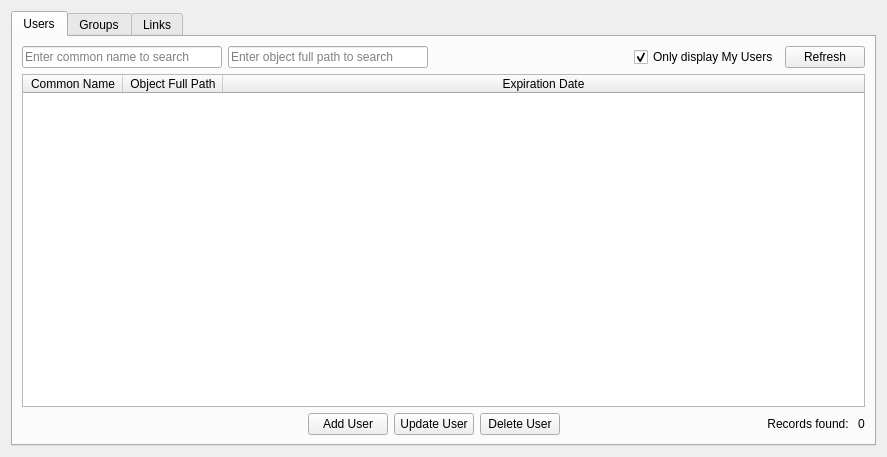
<?xml version="1.0" encoding="UTF-8"?>
<ui version="4.0">
 <class>BdapPage</class>
 <widget class="QWidget" name="BdapPage">
  <property name="geometry">
   <rect>
    <x>0</x>
    <y>0</y>
    <width>887</width>
    <height>457</height>
   </rect>
  </property>
  <property name="windowTitle">
   <string>Form</string>
  </property>
  <layout class="QHBoxLayout" name="horizontalLayout">
   <item>
    <widget class="QTabWidget" name="tabWidget">
     <property name="accessibleDescription">
      <string/>
     </property>
     <property name="styleSheet">
      <string notr="true">QTabWidget:tab-bar { alignment: left; }
QTabBar { alignment: left; }
</string>
     </property>
     <property name="currentIndex">
      <number>0</number>
     </property>
     <widget class="QWidget" name="tabUsers">
      <attribute name="title">
       <string>Users</string>
      </attribute>
      <layout class="QGridLayout" name="gridLayout">
       <item row="0" column="0">
        <layout class="QVBoxLayout" name="verticalLayout_2">
         <item>
          <layout class="QHBoxLayout" name="horizontalLayout_3">
           <item>
            <widget class="QLineEdit" name="lineEditUserCommonNameSearch">
             <property name="placeholderText">
              <string>Enter common name to search</string>
             </property>
            </widget>
           </item>
           <item>
            <widget class="QLineEdit" name="lineEditUserFullPathSearch">
             <property name="placeholderText">
              <string>Enter object full path to search</string>
             </property>
            </widget>
           </item>
           <item>
            <spacer name="horizontalSpacer">
             <property name="orientation">
              <enum>Qt::Horizontal</enum>
             </property>
             <property name="sizeHint" stdset="0">
              <size>
               <width>40</width>
               <height>20</height>
              </size>
             </property>
            </spacer>
           </item>
           <item>
            <widget class="QCheckBox" name="checkBoxMyUsers">
             <property name="toolTip">
              <string>Update and Delete transactions are available when this is checked</string>
             </property>
             <property name="text">
              <string>Only display My Users</string>
             </property>
             <property name="checked">
              <bool>true</bool>
             </property>
            </widget>
           </item>
           <item>
            <widget class="QPushButton" name="pushButton_All">
             <property name="sizePolicy">
              <sizepolicy hsizetype="Fixed" vsizetype="Fixed">
               <horstretch>0</horstretch>
               <verstretch>0</verstretch>
              </sizepolicy>
             </property>
             <property name="text">
              <string>Refresh</string>
             </property>
            </widget>
           </item>
          </layout>
         </item>
         <item>
          <widget class="QTableWidget" name="tableWidget_Users">
           <property name="editTriggers">
            <set>QAbstractItemView::NoEditTriggers</set>
           </property>
           <property name="selectionMode">
            <enum>QAbstractItemView::SingleSelection</enum>
           </property>
           <property name="selectionBehavior">
            <enum>QAbstractItemView::SelectRows</enum>
           </property>
           <attribute name="horizontalHeaderShowSortIndicator" stdset="0">
            <bool>true</bool>
           </attribute>
           <attribute name="horizontalHeaderStretchLastSection">
            <bool>true</bool>
           </attribute>
           <attribute name="verticalHeaderStretchLastSection">
            <bool>false</bool>
           </attribute>
           <column>
            <property name="text">
             <string>Common Name</string>
            </property>
           </column>
           <column>
            <property name="text">
             <string>Object Full Path</string>
            </property>
           </column>
           <column>
            <property name="text">
             <string>Expiration Date</string>
            </property>
           </column>
          </widget>
         </item>
         <item>
          <layout class="QHBoxLayout" name="horizontalLayout_4">
           <item>
            <spacer name="horizontalSpacer_2">
             <property name="orientation">
              <enum>Qt::Horizontal</enum>
             </property>
             <property name="sizeHint" stdset="0">
              <size>
               <width>40</width>
               <height>20</height>
              </size>
             </property>
            </spacer>
           </item>
           <item>
            <widget class="QPushButton" name="addUser">
             <property name="sizePolicy">
              <sizepolicy hsizetype="Fixed" vsizetype="Fixed">
               <horstretch>0</horstretch>
               <verstretch>0</verstretch>
              </sizepolicy>
             </property>
             <property name="toolTip">
              <string>Add a user</string>
             </property>
             <property name="text">
              <string>Add User</string>
             </property>
             <property name="icon">
              <iconset resource="../credit.qrc">
               <normaloff>:/icons/add</normaloff>:/icons/add</iconset>
             </property>
             <property name="autoDefault">
              <bool>false</bool>
             </property>
            </widget>
           </item>
           <item>
            <widget class="QPushButton" name="pushButtonUpdateUser">
             <property name="sizePolicy">
              <sizepolicy hsizetype="Fixed" vsizetype="Fixed">
               <horstretch>0</horstretch>
               <verstretch>0</verstretch>
              </sizepolicy>
             </property>
             <property name="text">
              <string>Update User</string>
             </property>
             <property name="icon">
              <iconset resource="../credit.qrc">
               <normaloff>:/icons/edit</normaloff>:/icons/edit</iconset>
             </property>
            </widget>
           </item>
           <item>
            <widget class="QPushButton" name="deleteUser">
             <property name="sizePolicy">
              <sizepolicy hsizetype="Fixed" vsizetype="Fixed">
               <horstretch>0</horstretch>
               <verstretch>0</verstretch>
              </sizepolicy>
             </property>
             <property name="toolTip">
              <string>Delete the currently selected user from the list</string>
             </property>
             <property name="text">
              <string>Delete User</string>
             </property>
             <property name="icon">
              <iconset resource="../credit.qrc">
               <normaloff>:/icons/remove</normaloff>:/icons/remove</iconset>
             </property>
             <property name="autoDefault">
              <bool>false</bool>
             </property>
            </widget>
           </item>
           <item>
            <widget class="QLabel" name="labelUserStatus">
             <property name="sizePolicy">
              <sizepolicy hsizetype="Expanding" vsizetype="Preferred">
               <horstretch>0</horstretch>
               <verstretch>0</verstretch>
              </sizepolicy>
             </property>
             <property name="text">
              <string>Records found: </string>
             </property>
             <property name="alignment">
              <set>Qt::AlignRight|Qt::AlignTrailing|Qt::AlignVCenter</set>
             </property>
            </widget>
           </item>
           <item>
            <widget class="QLabel" name="labelNumRecordsFound">
             <property name="text">
              <string>0</string>
             </property>
            </widget>
           </item>
          </layout>
         </item>
        </layout>
       </item>
      </layout>
     </widget>
     <widget class="QWidget" name="tab_Groups">
      <attribute name="title">
       <string>Groups</string>
      </attribute>
      <layout class="QGridLayout" name="gridLayout_2">
       <item row="0" column="0">
        <layout class="QVBoxLayout" name="verticalLayout_4">
         <item>
          <layout class="QHBoxLayout" name="horizontalLayout_6">
           <item>
            <widget class="QLineEdit" name="lineEditGroupCommonNameSearch">
             <property name="placeholderText">
              <string>Enter common name to search</string>
             </property>
            </widget>
           </item>
           <item>
            <widget class="QLineEdit" name="lineEditGroupFullPathSearch">
             <property name="placeholderText">
              <string>Enter object full path to search</string>
             </property>
            </widget>
           </item>
           <item>
            <spacer name="horizontalSpacer_6">
             <property name="orientation">
              <enum>Qt::Horizontal</enum>
             </property>
             <property name="sizeHint" stdset="0">
              <size>
               <width>40</width>
               <height>20</height>
              </size>
             </property>
            </spacer>
           </item>
           <item>
            <widget class="QCheckBox" name="checkBoxMyGroups">
             <property name="toolTip">
              <string>Update and Delete transactions are available when this is checked</string>
             </property>
             <property name="text">
              <string>Only display My Groups</string>
             </property>
             <property name="checked">
              <bool>true</bool>
             </property>
            </widget>
           </item>
           <item>
            <widget class="QPushButton" name="pushButton_AllGroups">
             <property name="sizePolicy">
              <sizepolicy hsizetype="Fixed" vsizetype="Fixed">
               <horstretch>0</horstretch>
               <verstretch>0</verstretch>
              </sizepolicy>
             </property>
             <property name="text">
              <string>Refresh</string>
             </property>
            </widget>
           </item>
          </layout>
         </item>
         <item>
          <widget class="QTableWidget" name="tableWidget_Groups">
           <property name="editTriggers">
            <set>QAbstractItemView::NoEditTriggers</set>
           </property>
           <property name="selectionMode">
            <enum>QAbstractItemView::SingleSelection</enum>
           </property>
           <property name="selectionBehavior">
            <enum>QAbstractItemView::SelectRows</enum>
           </property>
           <attribute name="horizontalHeaderShowSortIndicator" stdset="0">
            <bool>true</bool>
           </attribute>
           <attribute name="horizontalHeaderStretchLastSection">
            <bool>true</bool>
           </attribute>
           <column>
            <property name="text">
             <string>Common Name</string>
            </property>
           </column>
           <column>
            <property name="text">
             <string>Object Full Path</string>
            </property>
           </column>
           <column>
            <property name="text">
             <string>Expiration Date</string>
            </property>
           </column>
          </widget>
         </item>
         <item>
          <layout class="QHBoxLayout" name="horizontalLayout_5">
           <item>
            <spacer name="horizontalSpacer_4">
             <property name="orientation">
              <enum>Qt::Horizontal</enum>
             </property>
             <property name="sizeHint" stdset="0">
              <size>
               <width>40</width>
               <height>20</height>
              </size>
             </property>
            </spacer>
           </item>
           <item>
            <layout class="QHBoxLayout" name="horizontalLayout_2">
             <item>
              <widget class="QPushButton" name="addGroup">
               <property name="sizePolicy">
                <sizepolicy hsizetype="Fixed" vsizetype="Fixed">
                 <horstretch>0</horstretch>
                 <verstretch>0</verstretch>
                </sizepolicy>
               </property>
               <property name="toolTip">
                <string>Add a new group</string>
               </property>
               <property name="text">
                <string>Add Group</string>
               </property>
               <property name="icon">
                <iconset resource="../credit.qrc">
                 <normaloff>:/icons/add</normaloff>:/icons/add</iconset>
               </property>
               <property name="autoDefault">
                <bool>false</bool>
               </property>
              </widget>
             </item>
             <item>
              <widget class="QPushButton" name="pushButtonUpdateGroup">
               <property name="sizePolicy">
                <sizepolicy hsizetype="Fixed" vsizetype="Fixed">
                 <horstretch>0</horstretch>
                 <verstretch>0</verstretch>
                </sizepolicy>
               </property>
               <property name="text">
                <string>Update Group</string>
               </property>
               <property name="icon">
                <iconset resource="../credit.qrc">
                 <normaloff>:/icons/edit</normaloff>:/icons/edit</iconset>
               </property>
              </widget>
             </item>
             <item>
              <widget class="QPushButton" name="deleteGroup">
               <property name="sizePolicy">
                <sizepolicy hsizetype="Fixed" vsizetype="Fixed">
                 <horstretch>0</horstretch>
                 <verstretch>0</verstretch>
                </sizepolicy>
               </property>
               <property name="toolTip">
                <string>Delete the currently selected group from the list</string>
               </property>
               <property name="text">
                <string>&amp;Delete Group</string>
               </property>
               <property name="icon">
                <iconset resource="../credit.qrc">
                 <normaloff>:/icons/remove</normaloff>:/icons/remove</iconset>
               </property>
               <property name="autoDefault">
                <bool>false</bool>
               </property>
              </widget>
             </item>
            </layout>
           </item>
           <item>
            <widget class="QLabel" name="labelGroupStatus">
             <property name="sizePolicy">
              <sizepolicy hsizetype="Expanding" vsizetype="Preferred">
               <horstretch>0</horstretch>
               <verstretch>0</verstretch>
              </sizepolicy>
             </property>
             <property name="text">
              <string>Records found: </string>
             </property>
             <property name="alignment">
              <set>Qt::AlignRight|Qt::AlignTrailing|Qt::AlignVCenter</set>
             </property>
            </widget>
           </item>
           <item>
            <widget class="QLabel" name="labelNumGroupsFound">
             <property name="text">
              <string>0</string>
             </property>
            </widget>
           </item>
          </layout>
         </item>
        </layout>
       </item>
      </layout>
     </widget>
     <widget class="QWidget" name="tab_Links">
      <attribute name="title">
       <string>Links</string>
      </attribute>
      <layout class="QGridLayout" name="gridLayout_3">
       <item row="0" column="0">
        <layout class="QHBoxLayout" name="horizontalLayout_17">
         <item>
          <layout class="QVBoxLayout" name="verticalLayout">
           <item>
            <layout class="QHBoxLayout" name="horizontalLayout_14">
             <item>
              <widget class="QLabel" name="labelPA">
               <property name="minimumSize">
                <size>
                 <width>0</width>
                 <height>25</height>
                </size>
               </property>
               <property name="text">
                <string>Pending Accept</string>
               </property>
              </widget>
             </item>
             <item>
              <widget class="QLabel" name="labelPARecords">
               <property name="text">
                <string/>
               </property>
              </widget>
             </item>
             <item>
              <spacer name="horizontalSpacer_15">
               <property name="orientation">
                <enum>Qt::Horizontal</enum>
               </property>
               <property name="sizeHint" stdset="0">
                <size>
                 <width>40</width>
                 <height>20</height>
                </size>
               </property>
              </spacer>
             </item>
            </layout>
           </item>
           <item>
            <layout class="QHBoxLayout" name="horizontalLayout_8">
             <item>
              <widget class="QLineEdit" name="lineEditPARequestorSearch">
               <property name="placeholderText">
                <string>Requestor search</string>
               </property>
              </widget>
             </item>
             <item>
              <widget class="QLineEdit" name="lineEditPARecipientSearch">
               <property name="placeholderText">
                <string>Recipient search</string>
               </property>
              </widget>
             </item>
            </layout>
           </item>
           <item>
            <widget class="QTableWidget" name="tableWidgetPendingAccept">
             <property name="editTriggers">
              <set>QAbstractItemView::NoEditTriggers</set>
             </property>
             <property name="selectionMode">
              <enum>QAbstractItemView::SingleSelection</enum>
             </property>
             <property name="selectionBehavior">
              <enum>QAbstractItemView::SelectRows</enum>
             </property>
             <property name="columnCount">
              <number>3</number>
             </property>
             <column>
              <property name="text">
               <string>Requestor</string>
              </property>
             </column>
             <column>
              <property name="text">
               <string>Recipient</string>
              </property>
             </column>
             <column>
              <property name="text">
               <string>Date</string>
              </property>
             </column>
            </widget>
           </item>
           <item>
            <layout class="QHBoxLayout" name="horizontalLayout_7">
             <item>
              <spacer name="horizontalSpacer_3">
               <property name="orientation">
                <enum>Qt::Horizontal</enum>
               </property>
               <property name="sizeHint" stdset="0">
                <size>
                 <width>40</width>
                 <height>20</height>
                </size>
               </property>
              </spacer>
             </item>
             <item>
              <widget class="QPushButton" name="pushButtonAccept">
               <property name="sizePolicy">
                <sizepolicy hsizetype="Fixed" vsizetype="Fixed">
                 <horstretch>0</horstretch>
                 <verstretch>0</verstretch>
                </sizepolicy>
               </property>
               <property name="text">
                <string>Accept</string>
               </property>
               <property name="icon">
                <iconset resource="../credit.qrc">
                 <normaloff>:/icons/transaction_confirmed</normaloff>:/icons/transaction_confirmed</iconset>
               </property>
              </widget>
             </item>
             <item>
              <widget class="QPushButton" name="pushButtonDeny">
               <property name="enabled">
                <bool>false</bool>
               </property>
               <property name="sizePolicy">
                <sizepolicy hsizetype="Fixed" vsizetype="Fixed">
                 <horstretch>0</horstretch>
                 <verstretch>0</verstretch>
                </sizepolicy>
               </property>
               <property name="text">
                <string>Deny</string>
               </property>
               <property name="icon">
                <iconset resource="../credit.qrc">
                 <normaloff>:/icons/remove</normaloff>:/icons/remove</iconset>
               </property>
              </widget>
             </item>
             <item>
              <widget class="QPushButton" name="pushButtonSpam">
               <property name="enabled">
                <bool>false</bool>
               </property>
               <property name="sizePolicy">
                <sizepolicy hsizetype="Fixed" vsizetype="Fixed">
                 <horstretch>0</horstretch>
                 <verstretch>0</verstretch>
                </sizepolicy>
               </property>
               <property name="text">
                <string>Spam</string>
               </property>
               <property name="icon">
                <iconset resource="../credit.qrc">
                 <normaloff>:/icons/transaction_abandoned</normaloff>:/icons/transaction_abandoned</iconset>
               </property>
              </widget>
             </item>
             <item>
              <spacer name="horizontalSpacer_5">
               <property name="orientation">
                <enum>Qt::Horizontal</enum>
               </property>
               <property name="sizeHint" stdset="0">
                <size>
                 <width>40</width>
                 <height>20</height>
                </size>
               </property>
              </spacer>
             </item>
            </layout>
           </item>
          </layout>
         </item>
         <item>
          <layout class="QVBoxLayout" name="verticalLayout_3">
           <item>
            <layout class="QHBoxLayout" name="horizontalLayout_15">
             <item>
              <widget class="QLabel" name="labelPR">
               <property name="minimumSize">
                <size>
                 <width>0</width>
                 <height>25</height>
                </size>
               </property>
               <property name="text">
                <string>Pending Request</string>
               </property>
              </widget>
             </item>
             <item>
              <widget class="QLabel" name="labelPRRecords">
               <property name="text">
                <string/>
               </property>
              </widget>
             </item>
             <item>
              <spacer name="horizontalSpacer_16">
               <property name="orientation">
                <enum>Qt::Horizontal</enum>
               </property>
               <property name="sizeHint" stdset="0">
                <size>
                 <width>40</width>
                 <height>20</height>
                </size>
               </property>
              </spacer>
             </item>
            </layout>
           </item>
           <item>
            <layout class="QHBoxLayout" name="horizontalLayout_10">
             <item>
              <widget class="QLineEdit" name="lineEditPRRequestorSearch">
               <property name="placeholderText">
                <string>Requestor search</string>
               </property>
              </widget>
             </item>
             <item>
              <widget class="QLineEdit" name="lineEditPRRecipientSearch">
               <property name="placeholderText">
                <string>Recipient search</string>
               </property>
              </widget>
             </item>
            </layout>
           </item>
           <item>
            <widget class="QTableWidget" name="tableWidgetPendingRequest">
             <property name="editTriggers">
              <set>QAbstractItemView::NoEditTriggers</set>
             </property>
             <property name="selectionMode">
              <enum>QAbstractItemView::SingleSelection</enum>
             </property>
             <property name="selectionBehavior">
              <enum>QAbstractItemView::SelectRows</enum>
             </property>
             <property name="columnCount">
              <number>3</number>
             </property>
             <column>
              <property name="text">
               <string>Requestor</string>
              </property>
             </column>
             <column>
              <property name="text">
               <string>Recipient</string>
              </property>
             </column>
             <column>
              <property name="text">
               <string>Date</string>
              </property>
             </column>
            </widget>
           </item>
           <item>
            <layout class="QHBoxLayout" name="horizontalLayout_11">
             <item>
              <spacer name="horizontalSpacer_9">
               <property name="orientation">
                <enum>Qt::Horizontal</enum>
               </property>
               <property name="sizeHint" stdset="0">
                <size>
                 <width>40</width>
                 <height>20</height>
                </size>
               </property>
              </spacer>
             </item>
             <item>
              <widget class="QPushButton" name="pushButton_3">
               <property name="enabled">
                <bool>false</bool>
               </property>
               <property name="sizePolicy">
                <sizepolicy hsizetype="Fixed" vsizetype="Fixed">
                 <horstretch>0</horstretch>
                 <verstretch>0</verstretch>
                </sizepolicy>
               </property>
               <property name="text">
                <string>Delete</string>
               </property>
               <property name="icon">
                <iconset resource="../credit.qrc">
                 <normaloff>:/icons/remove</normaloff>:/icons/remove</iconset>
               </property>
              </widget>
             </item>
             <item>
              <spacer name="horizontalSpacer_10">
               <property name="orientation">
                <enum>Qt::Horizontal</enum>
               </property>
               <property name="sizeHint" stdset="0">
                <size>
                 <width>40</width>
                 <height>20</height>
                </size>
               </property>
              </spacer>
             </item>
            </layout>
           </item>
          </layout>
         </item>
         <item>
          <layout class="QVBoxLayout" name="verticalLayout_5">
           <item>
            <layout class="QHBoxLayout" name="horizontalLayout_16">
             <item>
              <widget class="QLabel" name="labelComplete">
               <property name="text">
                <string>Complete</string>
               </property>
              </widget>
             </item>
             <item>
              <widget class="QLabel" name="labelCompleteRecords">
               <property name="text">
                <string/>
               </property>
              </widget>
             </item>
             <item>
              <spacer name="horizontalSpacer_17">
               <property name="orientation">
                <enum>Qt::Horizontal</enum>
               </property>
               <property name="sizeHint" stdset="0">
                <size>
                 <width>40</width>
                 <height>20</height>
                </size>
               </property>
              </spacer>
             </item>
             <item>
              <widget class="QPushButton" name="pushButtonRefreshAllLinks">
               <property name="sizePolicy">
                <sizepolicy hsizetype="Fixed" vsizetype="Fixed">
                 <horstretch>0</horstretch>
                 <verstretch>0</verstretch>
                </sizepolicy>
               </property>
               <property name="text">
                <string>Refresh All</string>
               </property>
              </widget>
             </item>
            </layout>
           </item>
           <item>
            <layout class="QHBoxLayout" name="horizontalLayout_12">
             <item>
              <widget class="QLineEdit" name="lineEditCompleteRequestorSearch">
               <property name="placeholderText">
                <string>Requestor search</string>
               </property>
              </widget>
             </item>
             <item>
              <widget class="QLineEdit" name="lineEditCompleteRecipientSearch">
               <property name="placeholderText">
                <string>Recipient search</string>
               </property>
              </widget>
             </item>
            </layout>
           </item>
           <item>
            <widget class="QTableWidget" name="tableWidgetComplete">
             <property name="editTriggers">
              <set>QAbstractItemView::NoEditTriggers</set>
             </property>
             <property name="selectionMode">
              <enum>QAbstractItemView::SingleSelection</enum>
             </property>
             <property name="selectionBehavior">
              <enum>QAbstractItemView::SelectRows</enum>
             </property>
             <property name="columnCount">
              <number>3</number>
             </property>
             <column>
              <property name="text">
               <string>Requestor</string>
              </property>
             </column>
             <column>
              <property name="text">
               <string>Recipient</string>
              </property>
             </column>
             <column>
              <property name="text">
               <string>Date</string>
              </property>
             </column>
            </widget>
           </item>
           <item>
            <layout class="QHBoxLayout" name="horizontalLayout_13">
             <item>
              <spacer name="horizontalSpacer_11">
               <property name="orientation">
                <enum>Qt::Horizontal</enum>
               </property>
               <property name="sizeHint" stdset="0">
                <size>
                 <width>40</width>
                 <height>20</height>
                </size>
               </property>
              </spacer>
             </item>
             <item>
              <widget class="QPushButton" name="pushButton_4">
               <property name="enabled">
                <bool>false</bool>
               </property>
               <property name="sizePolicy">
                <sizepolicy hsizetype="Fixed" vsizetype="Fixed">
                 <horstretch>0</horstretch>
                 <verstretch>0</verstretch>
                </sizepolicy>
               </property>
               <property name="text">
                <string>Delete</string>
               </property>
               <property name="icon">
                <iconset resource="../credit.qrc">
                 <normaloff>:/icons/remove</normaloff>:/icons/remove</iconset>
               </property>
              </widget>
             </item>
             <item>
              <spacer name="horizontalSpacer_12">
               <property name="orientation">
                <enum>Qt::Horizontal</enum>
               </property>
               <property name="sizeHint" stdset="0">
                <size>
                 <width>40</width>
                 <height>20</height>
                </size>
               </property>
              </spacer>
             </item>
            </layout>
           </item>
          </layout>
         </item>
        </layout>
       </item>
       <item row="1" column="0">
        <layout class="QHBoxLayout" name="horizontalLayout_9">
         <item>
          <spacer name="horizontalSpacer_7">
           <property name="orientation">
            <enum>Qt::Horizontal</enum>
           </property>
           <property name="sizeHint" stdset="0">
            <size>
             <width>40</width>
             <height>20</height>
            </size>
           </property>
          </spacer>
         </item>
         <item>
          <widget class="QPushButton" name="pushButtonAddLink">
           <property name="sizePolicy">
            <sizepolicy hsizetype="Fixed" vsizetype="Fixed">
             <horstretch>0</horstretch>
             <verstretch>0</verstretch>
            </sizepolicy>
           </property>
           <property name="text">
            <string>Add New Link</string>
           </property>
           <property name="icon">
            <iconset resource="../credit.qrc">
             <normaloff>:/icons/add</normaloff>:/icons/add</iconset>
           </property>
          </widget>
         </item>
         <item>
          <spacer name="horizontalSpacer_8">
           <property name="orientation">
            <enum>Qt::Horizontal</enum>
           </property>
           <property name="sizeHint" stdset="0">
            <size>
             <width>40</width>
             <height>20</height>
            </size>
           </property>
          </spacer>
         </item>
        </layout>
       </item>
      </layout>
     </widget>
    </widget>
   </item>
  </layout>
 </widget>
 <resources>
  <include location="../credit.qrc"/>
 </resources>
 <connections/>
</ui>
